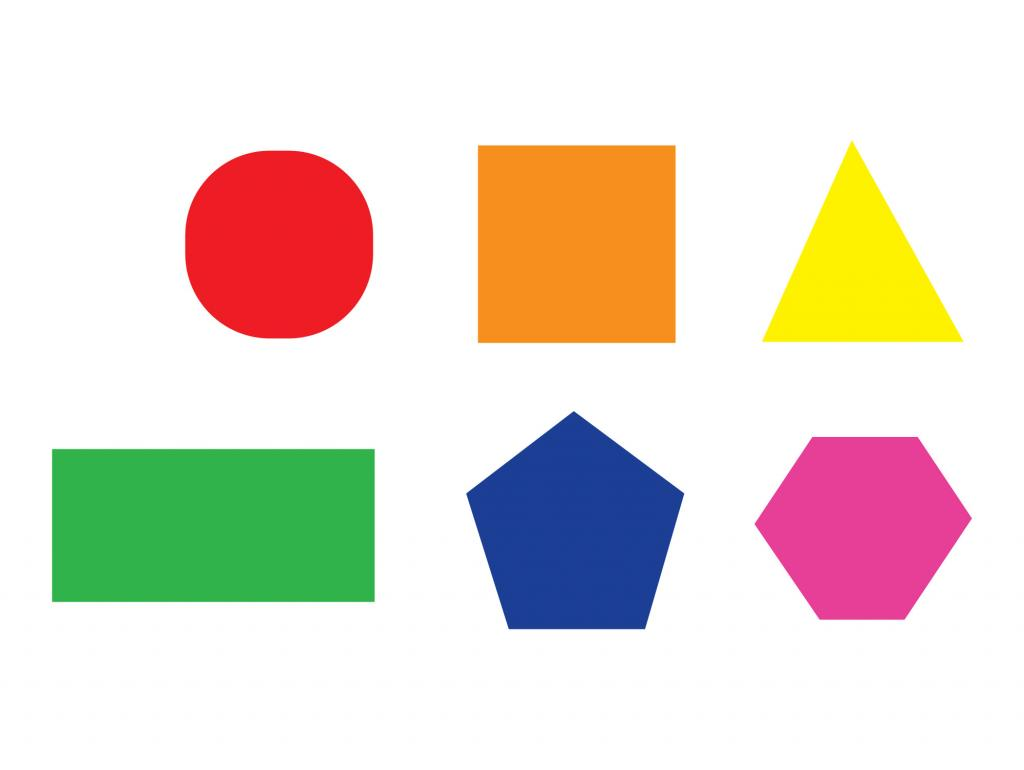
%> input picture BCA/Matlab/Study/y.jpg, 1024 x 770 px
$ octave Shape_Recognition.m   (GNU Octave 9; MATLAB toolbox functions it lacks are replaced by stand-ins)
%> lines starting %> are read from the running program, lines starting %| are printed output that depends on the picture; in (x1, y1, x2, y2) boxes, pixels count from 0 and x2, y2 are one past the last pixel; in counts of white or black regions, pixels touching at a corner belong together; the program's own positions count from 1; long printed decimals are rounded
### BCA/Matlab/Study/vislabels.m
function vislabels(L,i,str)
%VISLABELS Visualize labels of connected components
%   VISLABELS is used to visualize the output of BWLABEL.
%
%   VISLABELS(L), where L is a label matrix returned by BWLABEL,
%   displays each object's label number on top of the object itself.
%
%   Note: VISLABELS requires the Image Processing Toolbox.
%
%   Example
%   -------
%       bw = imread('text.png');
%       L = bwlabel(bw);
%       vislabels(L)
%       axis([1 70 1 70])

%   Steven L. Eddins
%   Copyright 2008 The MathWorks, Inc.

% Form a grayscale image such that both the background and the
% object pixels are light shades of gray.  This is done so that the
% black text will be visible against both background and foreground
% pixels.

background_shade = 200;
foreground_shade = 240;
I = zeros(size(L), 'uint8');
I(L == 0) = background_shade;
I(L ~= 0) = foreground_shade;

% Display the image, fitting it to the size of the figure.
imageHandle = imshow(I, 'InitialMagnification', 'fit');

% Get the axes handle containing the image.  Use this handle in the
% remaining code instead of relying on gca.
axesHandle = ancestor(imageHandle, 'axes');

% Get the extrema points for each labeled object.
s = regionprops(L, 'Extrema');

% Superimpose the text label at the left-most top extremum location
% for each object.  Turn clipping on so that the text doesn't
% display past the edge of the image when zooming.
hold(axesHandle, 'on');
% for k = 1:numel(s)
%    e = s(k).Extrema;
%    text(e(1,1), e(1,2), sprintf('%d %s',k,str), ...
%       'Parent', axesHandle, ...
%       'Clipping', 'on', ...
%       'Color', 'b', ...
%       'FontWeight', 'bold');
% end

e = s(i).Extrema;
   text(e(1,1), e(1,2), sprintf('%d %s',i,str), ...
      'Parent', axesHandle, ...
      'Clipping', 'on', ...
      'Color', 'b', ...
      'FontWeight', 'bold');
hold(axesHandle, 'off');

### BCA/Matlab/Study/Shape_Recognition.m
clc
% pentagon.png
img=imread('y.jpg');%read image file
%> img is the input picture: size 770x1024x3 uint8; mean R, G, B 230.4, 220.8, 209.7
img=imresize(img,[255,255]);%resize image into 300x300
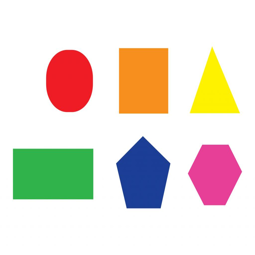
%> img: size 255x255x3 uint8; mean R, G, B 230.4, 220.8, 209.6
GI=im2gray(img);%convert image to grayscale
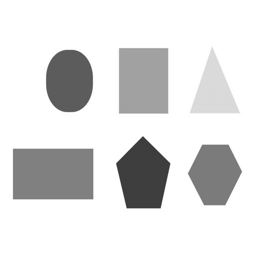
%> GI: size 255x255 uint8; min 50, max 255, mean 222.4

GF=imgaussfilt(GI);

BW=GF;
[r,c]=size(BW);%get the height,width of image
%> r = 255; c = 255

%run loop and change the values to 0 and 255 only
for i=1:r
    for j=1:c
        f=BW(i,j);
        if f<=240
            BW(i,j)=255;
        elseif f>228 && f<256
            BW(i,j)=0;
        end
    end
end
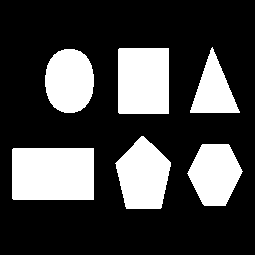
%> BW: size 255x255 uint8; 26.5% white; 6 white regions

% [18 lines of commented-out code are left out]

subplot(2,2,1);
imshow(img);
title('Image');

subplot(2,2,2);%create a grid in this order (row,col,element)
imshow(GI);%show image
title('Grayscale');%show title

subplot(2,2,3);
imshow(GF);
title('Filterd Image');

subplot(2,2,4);
imshow(BW);
title('Binary');

[L,n]=bwlabel(BW);%get label matrix(check/detect no. of objects in the image)
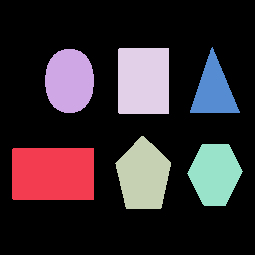
%> L: size 255x255 double; 7 distinct labels, from 0 to 6; one colour per label, 0 black
%> n = 6
% vislabels(L);
% fprintf(' %u\n',n);

stats=regionprops(L,'all');%get all properties of the objects in a structure
%> stats = 6 regions; largest, box (x1, y1, x2, y2), Area, Centroid, MajorAxisLength, MinorAxisLength and Eccentricity: (12, 148, 94, 200) 4262 [53.5 174.5] 94.64 60.02 0.773, (118, 48, 169, 114) 3364 [144 81.5] 76.17 58.86 0.635, (115, 136, 171, 209) 2888 [143.9 176.5] 71.89 52.02 0.69, (45, 49, 94, 113) 2549 [70 81.5] 65.34 49.71 0.649

for i=1:n
    rectangle('Position',stats(i).BoundingBox,'EdgeColor','b','LineWidth',2);%show rectangle around the objects
%     pause;
end
%> this loop made 6 passes
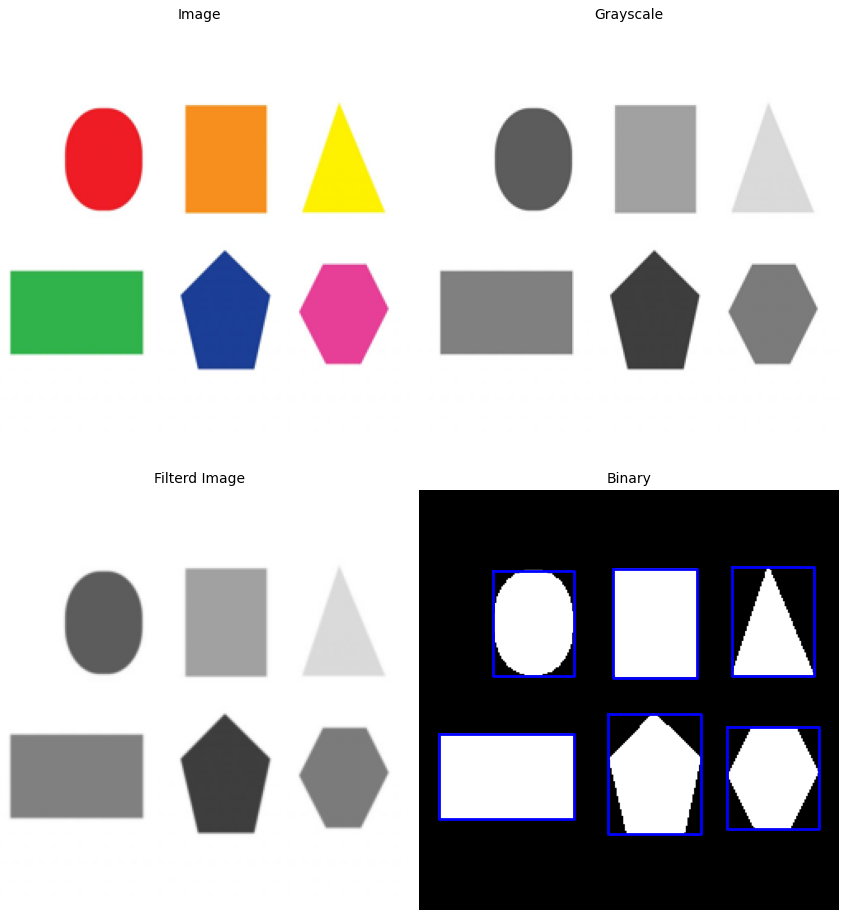
%> figure redrawn from the program's plot data, 4 panels

for i=1:n
    arr=floor(stats(i).Perimeter.^2)./(4*pi*(stats(i).Area));

    if (arr<1.05)
       vislabels(L,i,'Circle');
       fprintf('Circle');
    else
        vislabels(L,i,'Else');
        fprintf('Else');
    end
    fprintf(' %d\n',arr);
end
%> this loop made 6 passes
%> arr on passes 1 to 6: 1.23, 1, 1.15, 1.18, 1.06, 1.63
%| Else 1.234
%| Circle 1.0011
%| Else 1.1469
%| Else 1.184
%| Else 1.060
%| Else 1.635
%> pass 1, `vislabels(L,i,'Else');`:
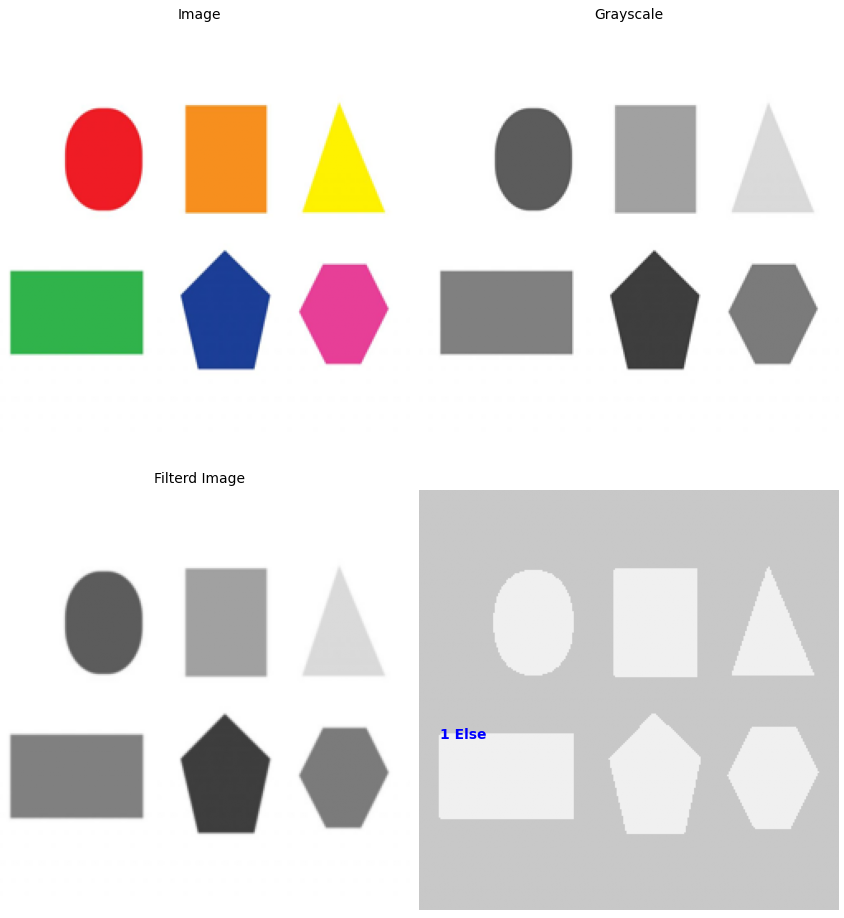
%> figure redrawn from the program's plot data, 4 panels

$ run again, with BCA/Matlab/Study/pentagon.png saved as BCA/Matlab/Study/y.jpg
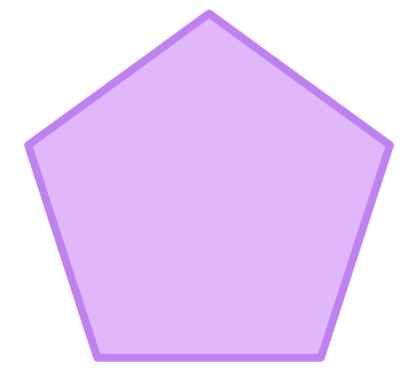
%> input picture BCA/Matlab/Study/pentagon.png, 420 x 376 px
%> img is the input picture: size 376x420x3 uint8; mean R, G, B 235.3, 210.7, 252
%> img: size 255x255x3 uint8
%> after the loop `for i=1:r`:
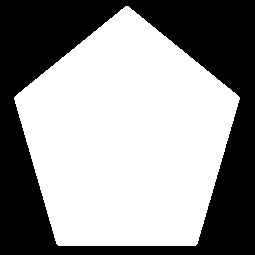
%> BW: size 255x255 uint8; 58% white; 1 black region, box (x1, y1, x2, y2) and area: (0, 0, 255, 255) 27297
%> L: size 255x255 double; values 0 (black) and 1 (white), 58% white; 1 black region
%> n = 1
%> stats = 1 region; box (x1, y1, x2, y2), Area, Centroid, MajorAxisLength, MinorAxisLength and Eccentricity: (14, 6, 240, 246) 37728 [127.4 138.8] 233.6 209.1 0.446
%> the loop `for i=1:n` made 1 pass
%> the loop `for i=1:n` made 1 pass
%> arr on pass 1: 1.14
%> (printed output is left out)
%> pass 1, `vislabels(L,i,'Else');`:
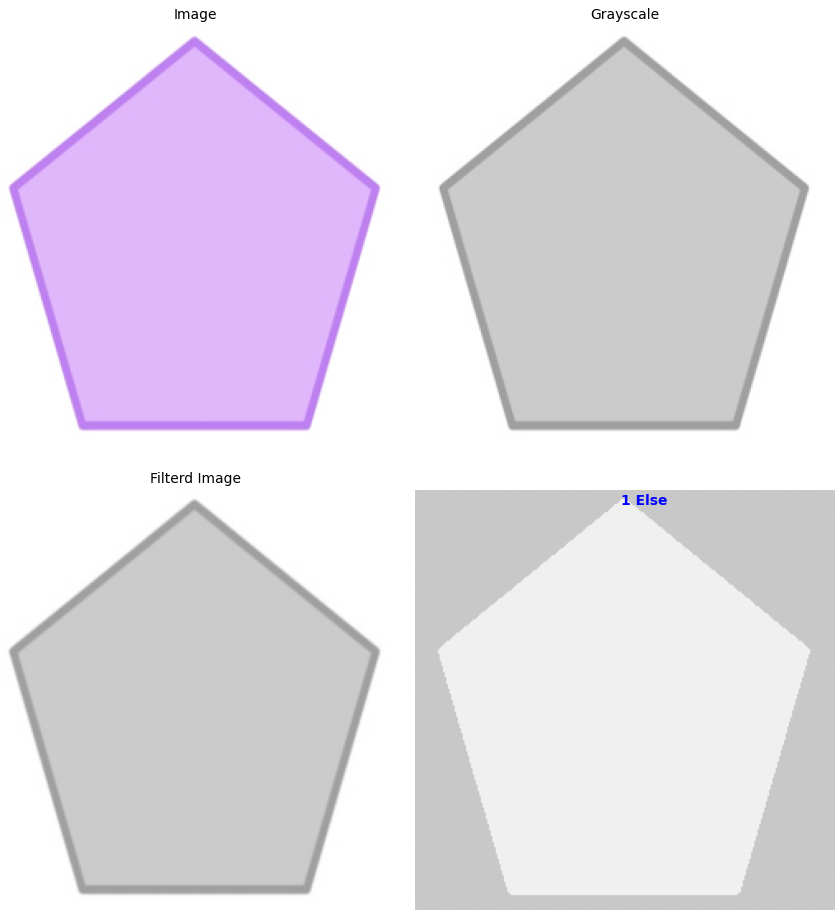
%> figure redrawn from the program's plot data, 4 panels
